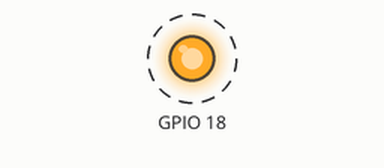
Simulated run of this program. Board: Raspberry Pi (BCM pin numbers). On the bench: output pins drawn as LEDs (lit = HIGH). Dashed ring = blinking. What the program prints to the terminal is not drawn.

Above: at 0.5 s.
Timing chart, 0 to 4.6 s (numbered marks = the images above):
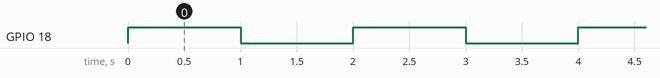

Measured:
- by itself, GPIO 18: alternates HIGH for 1.0 s and LOW for 1.0 s

The program:

relay_test.py
```python
#!/usr/bin/python

# A simple Python application for controlling a relay board from a Raspberry Pi
# The application uses the GPIO Zero library (https://gpiozero.readthedocs.io/en/stable/)
# The relay is connected to one of the Pi's GPIO ports, then is defined as an Output device
# in GPIO Zero: https://gpiozero.readthedocs.io/en/stable/api_output.html#outputdevice

import sys
import time

import gpiozero
import relay

# set this variable to the GPIO pin the relay is connected to
RELAY_PIN = 18


def main_loop():
    # initialize the relay, nothing will work until you do
    relay.init(RELAY_PIN)
    # Turn the relay off, just to make sure it starts off
    relay.set_status(False)
    while 1:
        # then toggle the relay every second until the app closes
        relay.toggle()
        # wait a second
        time.sleep(1)


if __name__ == "__main__":
    try:
        main_loop()
    except KeyboardInterrupt:
        # turn the relay off, just in case its on
        relay.set_status(False)
        print("\nExiting application\n")
        # exit the application
        sys.exit(0)
```

relay.py
```python
import gpiozero

# used to track the current state of the relay. At the start, the
# application turns the relay off then sets this variable's value
# the application can then later query this to determine what the
# current state is for the relay, in the toggle function for example.
_relay_status = False

relay = None


def init(relay_pin):
    # initialize the relay object
    print("Initializing relay object")
    global relay
    relay = gpiozero.OutputDevice(relay_pin, active_high=True, initial_value=False)


def status():
    return _relay_status


def set_status(the_status):
    # sets the relay's status based on the boolean value passed to the function
    # a value of True turns the relay on, a value of False turns the relay off
    global _relay_status
    global relay

    if relay is not None:
        _relay_status = the_status

        if the_status:
            print("Setting relay: ON")
            relay.on()
        else:
            print("Setting relay: OFF")
            relay.off()
    else:
        print("You must initialize the relay before you can use it")


def toggle():
    # toggles the relay's status. If the relay is on, when you call this function,
    # it will turn the relay off. If the relay is off, when you call this function,
    # it will turn the relay on. Easy peasy, right?
    global _relay_status
    global relay

    if relay is not None:
        # flip our relay status value
        _relay_status = not _relay_status
        if _relay_status:
            print("Toggling relay: ON")
        else:
            print("Toggling relay: OFF")
        relay.toggle()
    else:
        print("You must initialize the relay before you can use it")
```
